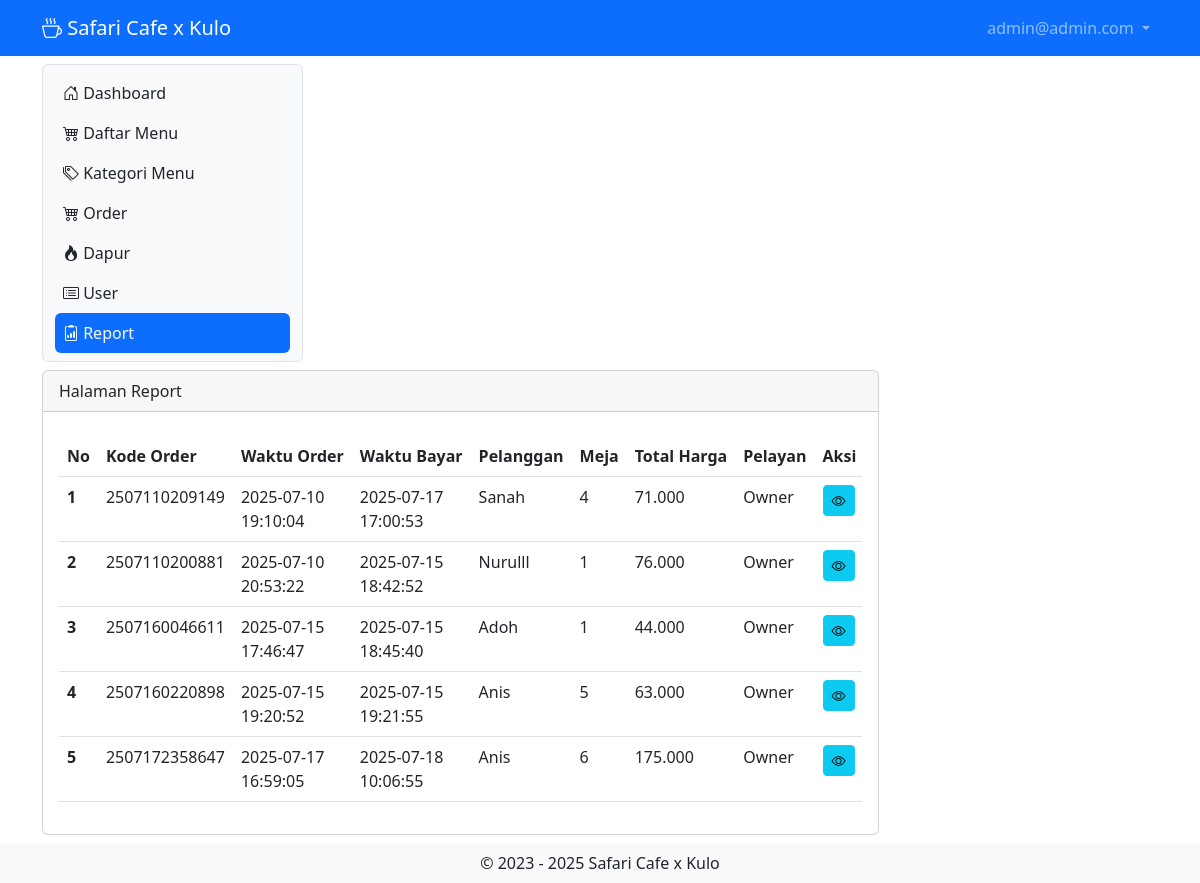
The page /report (signed in) on the database its author committed.
### tables this page shows
CREATE TABLE `tb_user` (
  `id` int(11) NOT NULL,
  `username` varchar(200) NOT NULL,
  `password` varchar(200) NOT NULL,
  `level` int(1) NOT NULL,
  `nama` varchar(200) NOT NULL,
  `nohp` varchar(15) NOT NULL,
  `alamat` varchar(300) NOT NULL
);

CREATE TABLE `tb_order` (
  `id_order` bigint(19) NOT NULL,
  `pelanggan` varchar(200) NOT NULL,
  `meja` int(10) NOT NULL,
  `pelayan` int(10) NOT NULL,
  `waktu_order` timestamp NOT NULL DEFAULT current_timestamp() ON UPDATE current_timestamp()
);

CREATE TABLE `tb_bayar` (
  `id_bayar` bigint(19) NOT NULL,
  `nominal_uang` bigint(19) NOT NULL,
  `total_bayar` bigint(19) NOT NULL,
  `waktu_bayar` timestamp NOT NULL DEFAULT current_timestamp() ON UPDATE current_timestamp()
);

### report.php (the view, shortened to what this page needs)
<?php
include "proses/connect.php";
$query = mysqli_query($conn, "SELECT tb_order.*,tb_bayar.*,nama, SUM(harga*jumlah) AS harganya FROM tb_order
    LEFT JOIN tb_user ON tb_user.id = tb_order.pelayan
    LEFT JOIN tb_list_order ON tb_list_order.kode_order = tb_order.id_order
    LEFT JOIN tb_daftar_menu ON tb_daftar_menu.id = tb_list_order.menu
    JOIN tb_bayar ON tb_bayar.id_bayar = tb_order.id_order
    GROUP BY id_order ORDER BY waktu_order ASC");
while ($record = mysqli_fetch_array($query)) {
    $result[] = $record;
}
?>
<div class="col-lg-9 mt-2">
    <div class="card">
        <div class="card-header">
            Halaman Report
        </div>
        <div class="card-body">
            <?php
            if (empty($result)) {
                echo "Data menu makanan atau minuman tidak ada";
            } else {
                    ?>
                <div class="table-responsive mt-2">
                    <table class="table table-hover" id="example">
                        <thead>
                            <tr class="text-nowrap">
                                <th scope="col">No</th>
                                <th scope="col">Kode Order</th>
                                <th scope="col">Waktu Order</th>
                                <th scope="col">Waktu Bayar</th>
                                <th scope="col">Pelanggan</th>
                                <th scope="col">Meja</th>
                                <th scope="col">Total Harga</th>
                                <th scope="col">Pelayan</th>
                                <th scope="col">Aksi</th>
                            </tr>
                        </thead>
                        <tbody>
                            <?php
                            $no = 1;
                            foreach ($result as $row) {
                                ?>
                                <tr>
                                    <th scope="row"><?php echo $no++ ?></th>
                                    <td>
                                        <?php echo $row['id_order'] ?>
                                    </td>
                                    <td>
                                        <?php echo $row['waktu_order'] ?>
                                    </td>
                                    <td>
                                        <?php echo $row['waktu_bayar'] ?>
                                    </td>
                                    <td>
                                        <?php echo $row['pelanggan'] ?>
                                    </td>
                                    <td>
                                        <?php echo $row['meja'] ?>
                                    </td>
                                    <td>
                                        <?php echo number_format((int) $row['harganya'], 0, ',', '.') ?>
                                    </td>
                                    <td>
                                        <?php echo $row['nama'] ?>
                                    </td>
                                    <td>
                                        <div class="d-flex">
                                            <a class="btn btn-info btn-sm me-1"
                                                href="./?x=viewitem&order=<?php echo $row['id_order'] . "&meja=" . $row['meja'] . "&pelanggan=" . $row['pelanggan'] ?>"><i
                                                    class="bi bi-eye"></i></a>
                                        </div>
                                    </td>
                                </tr>
                            </div>
                    <?php
                            }
                            ?>
                <?php
            }
            ?>
    </div>
</div>

### header.php (shortened to what this page needs)
<?php
include "proses/connect.php";
$query = mysqli_query($conn, "SELECT * FROM tb_user WHERE username ='$_SESSION[username_decafe]'");
?>
<nav class="navbar navbar-expand navbar-dark bg-primary sticky-top">
    <div class="container-lg">
        <a class="navbar-brand" href="."><i class="bi bi-cup-hot"></i> Safari Cafe x Kulo</a>
        <div class="collapse navbar-collapse justify-content-end" id="navbarNavDropdown">
            <ul class="navbar-nav">
                <li class="nav-item dropdown">
                    <a class="nav-link dropdown-toggle" href="#" role="button" data-bs-toggle="dropdown"
                        aria-expanded="false">
                        <?php echo $hasil['username']; ?>
                    </a>
                </li>
            </ul>
        </div>
    </div>
</nav>

### rows shown on the page
tb_user: username "admin@admin.com"
tb_order: id_order "2507110209149", waktu_order "2025-07-10 19:10:04", tb_bayar.waktu_bayar "2025-07-17 17:00:53", pelanggan "Sanah", meja "4", harganya "71.000", pelayan.nama "Owner"
tb_order: id_order "2507110200881", waktu_order "2025-07-10 20:53:22", tb_bayar.waktu_bayar "2025-07-15 18:42:52", pelanggan "Nurulll", meja "1", harganya "76.000", pelayan.nama "Owner"
tb_order: id_order "2507160046611", waktu_order "2025-07-15 17:46:47", tb_bayar.waktu_bayar "2025-07-15 18:45:40", pelanggan "Adoh", meja "1", harganya "44.000", pelayan.nama "Owner"
tb_order: id_order "2507160220898", waktu_order "2025-07-15 19:20:52", tb_bayar.waktu_bayar "2025-07-15 19:21:55", pelanggan "Anis", meja "5", harganya "63.000", pelayan.nama "Owner"
tb_order: id_order "2507172358647", waktu_order "2025-07-17 16:59:05", tb_bayar.waktu_bayar "2025-07-18 10:06:55", pelanggan "Anis", meja "6", harganya "175.000", pelayan.nama "Owner"
